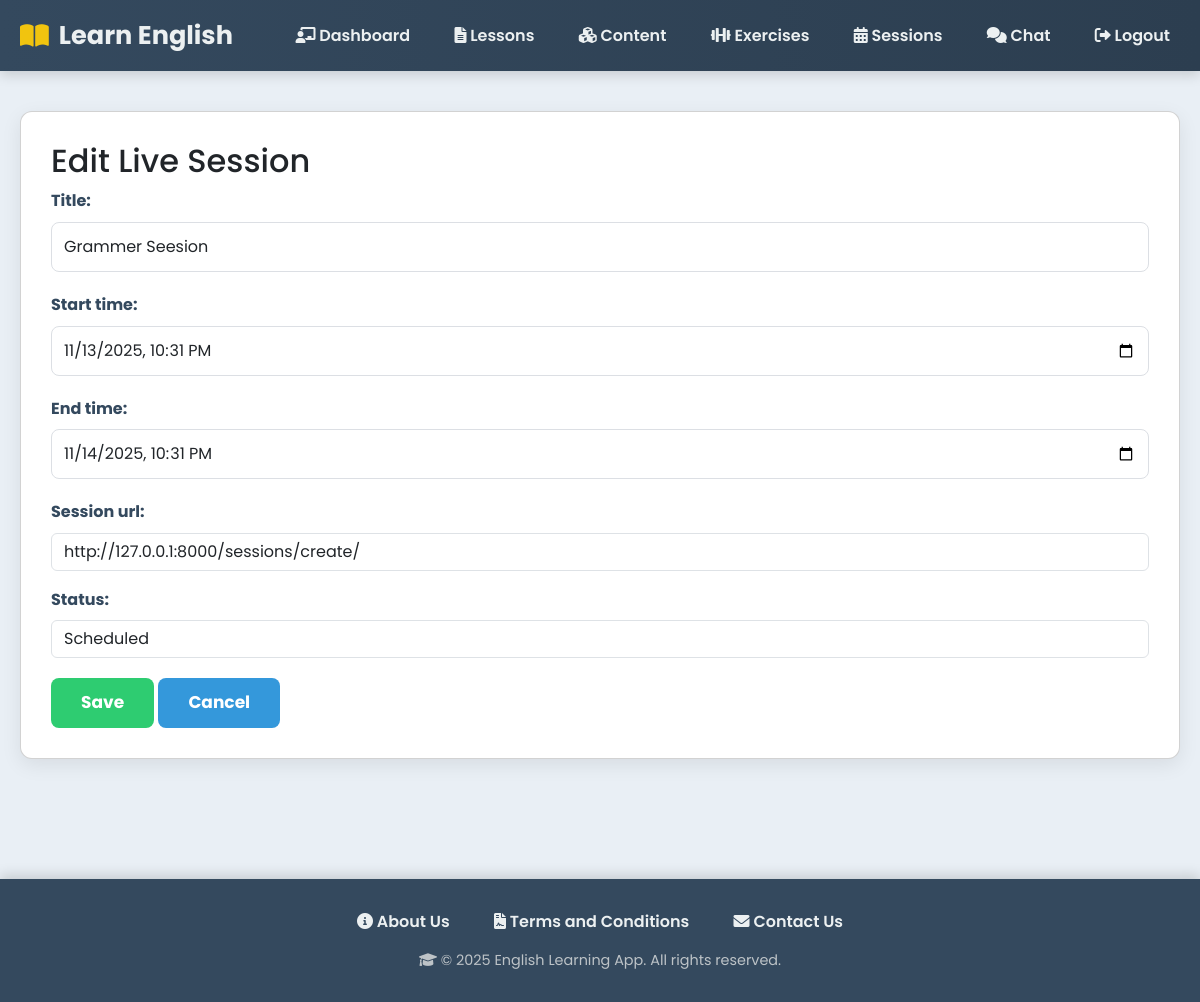
The page /teacher/live-sessions/3/edit/ (signed in) on the database its author committed.
### myapp/models.py (models this page shows)
class LiveSession(models.Model):
    STATUS_CHOICES = [
        ('scheduled', 'Scheduled'),
        ('ongoing', 'Ongoing'),
        ('completed', 'Completed'),
    ]
    title = models.CharField(max_length=150)
    tutor = models.ForeignKey(
        UserRegister,
        on_delete=models.CASCADE,
        limit_choices_to={'usertype': 'teacher'},
        related_name='tutor_sessions'
    )
    start_time = models.DateTimeField()
    end_time = models.DateTimeField()
    session_url = models.URLField()
    status = models.CharField(max_length=20, choices=STATUS_CHOICES, default='scheduled')

### myapp/views.py (the view)
# urls.py: path("teacher/live-sessions/<int:pk>/edit/", views.live_session_update, name="live_session_update"),
def live_session_update(request, pk):
    if request.session.get("usertype") != "teacher":
        return redirect("login")
    tutor = get_object_or_404(UserRegister, user_id=request.session.get("user_id"))
    session = get_object_or_404(LiveSession, pk=pk, tutor=tutor)
    if request.method == "POST":
        form = LiveSessionForm(request.POST, instance=session)
        if form.is_valid():
            form.save()
            messages.success(request, "Live Session updated successfully!")
            return redirect("live_session_list")
    else:
        form = LiveSessionForm(instance=session)
    return render(request, "teacher/live_session_form.html", {"form": form, "title": "Edit Live Session"})

### myapp/forms.py
class LiveSessionForm(forms.ModelForm):
    class Meta:
        model = LiveSession
        fields = ["title", "start_time", "end_time", "session_url", "status"]
        widgets = {
            "title": forms.TextInput(attrs={"class": "form-control", "placeholder": "Enter session title"}),
            "start_time": forms.DateTimeInput(attrs={"type": "datetime-local", "class": "form-control"}),
            "end_time": forms.DateTimeInput(attrs={"type": "datetime-local", "class": "form-control"}),
            "session_url": forms.URLInput(attrs={"class": "form-control", "placeholder": "Enter meeting link"}),
            "status": forms.Select(attrs={"class": "form-control"}),
        }

### templates/teacher/live_session_form.html (shortened to what this page needs)
{% extends "base.html" %}
{% block content %}
<div class="card">
  <h2>{{ title }}</h2>
  <form method="post">
    {{ form.as_p }}
    <button type="submit" class="btn btn-success">Save</button>
    <a href="{% url 'live_session_list' %}" class="btn">Cancel</a>
  </form>
</div>
{% endblock %}

### templates/base.html (style rules this page uses)
body { font-family: 'Poppins', 'Segoe UI', Tahoma, Geneva, Verdana, sans-serif; margin: 0; padding: 0; background: #e9eff5; color: #2c3e50; line-height: 1.6; }
.card { background: #ffffff; padding: 30px; margin-bottom: 30px; border-radius: 12px; box-shadow: 0 6px 20px rgba(0,0,0,0.08); }
form label { display: block; margin-bottom: 8px; font-weight: 700; color: #34495e; }
input[type="text"], input[type="email"], input[type="password"], input[type="number"], input[type="datetime-local"], input[type="form-control"], select, textarea { width: 100%; padding: 12px; margin-bottom: 20px; border: 1px solid #dcdfe4; border-radius: 8px; font-size: 16px; box-sizing: border-box; transition: border-color 0.3s, box-shadow 0.3s; }
.btn { display: inline-block; padding: 12px 30px; background: #3498db; color: #fff; border: none; border-radius: 8px; text-decoration: none; cursor: pointer; font-size: 17px; font-weight: 700; transition: background 0.3s, transform 0.2s, box-shadow 0.3s; }
.btn-success { background: #2ecc71; }

### rows shown on the page
LiveSession: title "Grammer Seesion", start_time "11/13/2025 22:31", end_time "11/14/2025 22:31", session_url "http://127.0.0.1:8000/sessions/create/", status "Scheduled"

### other values the page prints
{{ title }} "Edit Live Session"
